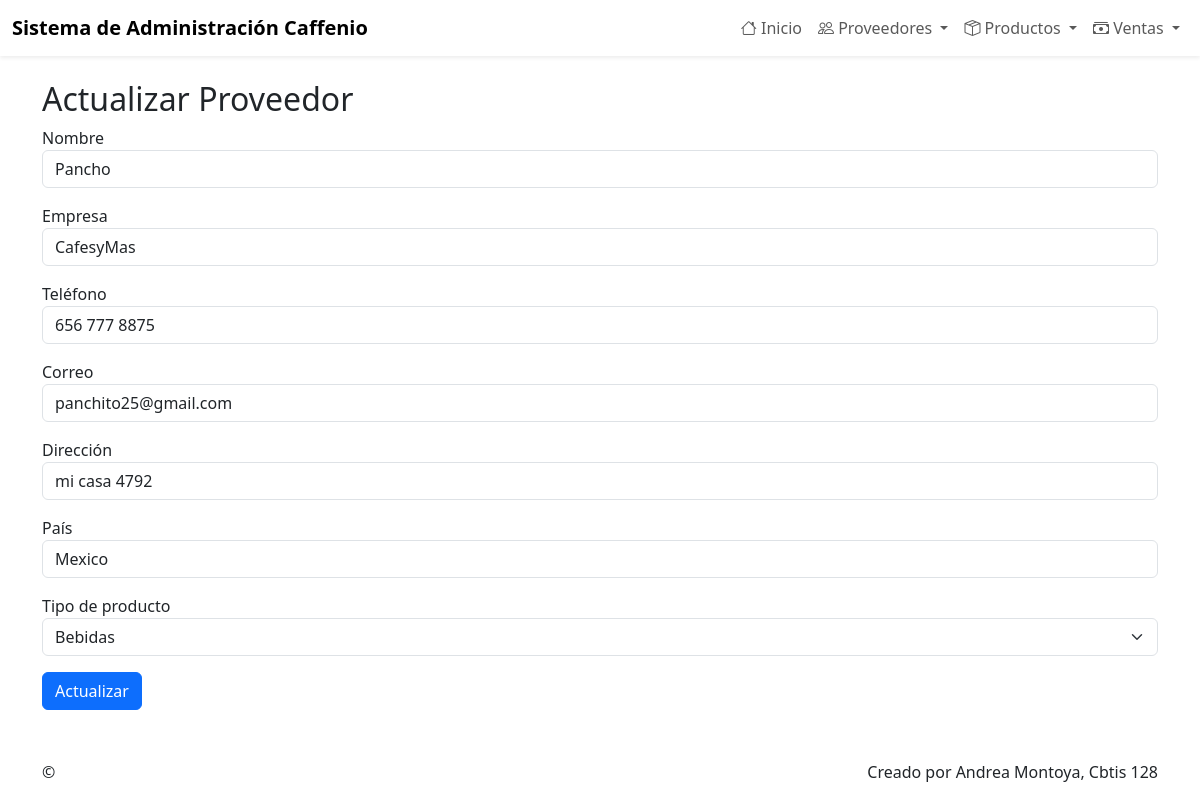
The page /proveedor/actualizar/1/ on the database its author committed.
### app_Caffenio/models.py (models this page shows, shortened)
class Proveedor(models.Model):
    nombre = models.CharField(max_length=100)
    empresa = models.CharField(max_length=100)
    telefono = models.CharField(max_length=20)
    correo = models.EmailField()
    direccion = models.CharField(max_length=200)
    pais = models.CharField(max_length=50)
    tipo_producto = models.CharField(
        max_length=50,
        choices=[
            ('bebidas', 'Bebidas'),
            ('alimentos', 'Alimentos'),
            ('complementos', 'Complementos')
        ]
    )

### app_Caffenio/views.py (the view)
# urls.py: path('proveedor/actualizar/<int:proveedor_id>/', views.actualizar_proveedor, name='actualizar_proveedor'),
def actualizar_proveedor(request, proveedor_id):
    proveedor = get_object_or_404(Proveedor, id=proveedor_id)
    return render(request, 'proveedor/actualizar_proveedor.html', {'proveedor': proveedor})

### app_Caffenio/templates/proveedor/actualizar_proveedor.html (shortened to what this page needs)
{% extends "base.html" %}
{% block content %}
<h2>Actualizar Proveedor</h2>
<form method="post" action="{% url 'realizar_actualizacion_proveedor' proveedor.id %}">
  <div class="mb-3">
    <label>Nombre</label>
    <input class="form-control" name="nombre" value="{{ proveedor.nombre }}">
  </div>
  <div class="mb-3">
    <label>Empresa</label>
    <input class="form-control" name="empresa" value="{{ proveedor.empresa }}">
  </div>
  <div class="mb-3">
    <label>Teléfono</label>
    <input class="form-control" name="telefono" value="{{ proveedor.telefono }}">
  </div>
  <div class="mb-3">
    <label>Correo</label>
    <input class="form-control" name="correo" value="{{ proveedor.correo }}">
  </div>
  <div class="mb-3">
    <label>Dirección</label>
    <input class="form-control" name="direccion" value="{{ proveedor.direccion }}">
  </div>
  <div class="mb-3">
    <label>País</label>
    <input class="form-control" name="pais" value="{{ proveedor.pais }}">
  </div>
  <div class="mb-3">
    <label>Tipo de producto</label>
    <select class="form-select" name="tipo_producto">
      <option value="bebidas" {% if proveedor.tipo_producto == "bebidas" %}selected{% endif %}>Bebidas</option>
    </select>
  </div>
  <button class="btn btn-primary" type="submit">Actualizar</button>
</form>
{% endblock %}

### rows shown on the page
Proveedor: nombre "Pancho", empresa "CafesyMas", telefono "656 777 8875", correo "panchito25@gmail.com", direccion "mi casa 4792", pais "Mexico", tipo_producto "Bebidas"
